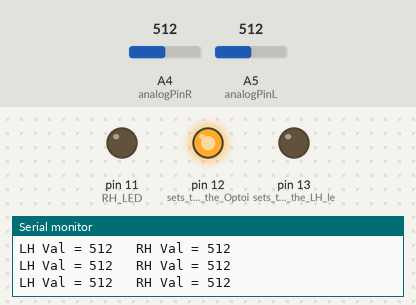
Recording of a sketch running on a simulated Arduino Uno, built with avr-gcc and run on an emulated ATmega328P. Parts: output pins drawn as LEDs (lit = HIGH), the last lines printed to the serial monitor. The inputs (shaded band) are chosen by the test bench; at power-on: A4 (analogPinR) = 512, A5 (analogPinL) = 512.

Above: at 1.2 s.
1.3 s: A4 (analogPinR) set to 413
4.3 s: A4 (analogPinR) set to 391
At 5.1 s:
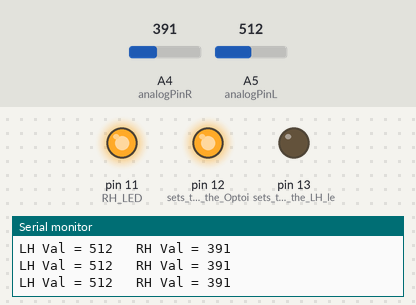
5.8 s: A5 (analogPinL) set to 406
8.8 s: A5 (analogPinL) set to 392
At 9.5 s:
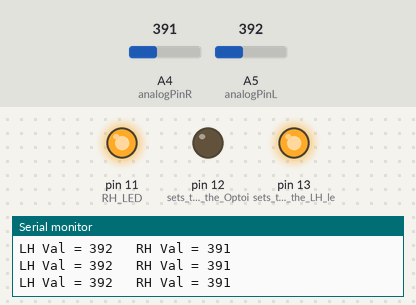
10.3 s: A4 (analogPinR) set to 1023
At 10.9 s:
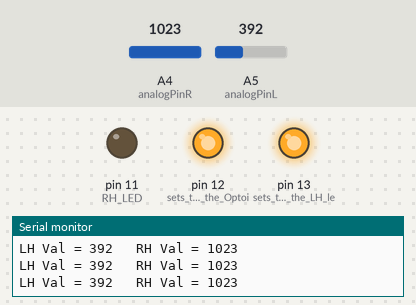
11.8 s: A5 (analogPinL) set to 410
At 13.2 s:
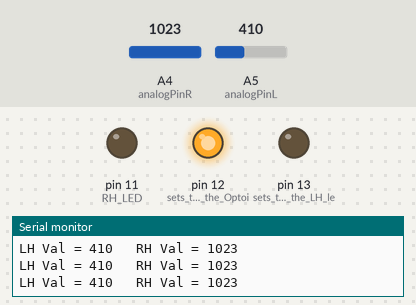
Timing chart, 0 to 14.3 s (numbered marks = the images above; inputs shaded):
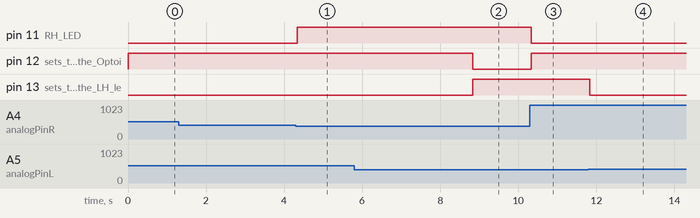

The sketch:

Capacitive_touch_test.ino
```cpp
int analogPinL = 5;  // one side of copper tape connected to anolog pin 5 other side connected to ground
int analogPinR = 4;
                       // outside leads to ground and +5V

int valL = 0;           // variable to store the value read
int valR = 0;


void setup()

{

  Serial.begin(9600);          //  setup serial
  pinMode(13, OUTPUT);          //sets the pin of the LH led
  pinMode(11, OUTPUT);          //RH LED
  pinMode(12, OUTPUT);        //sets the pin of the Optoisolator
digitalWrite(13, LOW);
digitalWrite(11, LOW);
digitalWrite(12, LOW);

}


void loop()

{

  valL = analogRead(analogPinL);    // read the input pin
  valR = analogRead(analogPinR);

  Serial.print("LH Val = ");
  Serial.print(valL);             // debug value
    Serial.print("   RH Val = ");
  Serial.println(valR);

  if ((valL < 400) && (valR > 400)) //LH down RH Up
{
  digitalWrite(13, HIGH);
  digitalWrite(12, HIGH);
  digitalWrite(11, LOW);
}


  if ((valL > 400) && (valR < 400))  //LH up RH Down
{
  digitalWrite(13, LOW);
  digitalWrite(12, HIGH);
  digitalWrite(11, HIGH);
}


  if ((valL > 400) && (valR > 400))   //LH & RH Up
{
  digitalWrite(13, LOW);
  digitalWrite(12, HIGH);
  digitalWrite(11, LOW);
}


  if ((valL < 400) && (valR < 400))
{
  digitalWrite(13, HIGH);
  digitalWrite(12, LOW);
  digitalWrite(11, HIGH);
}


}
```

Measured:
- the behaviour switches between 400 and 399 on A4 (analogPinR) (found by bisection; images 0 and 1)
- the behaviour switches between 400 and 399 on A5 (analogPinL) (found by bisection; images 1 and 2)
- after the input at 4.3 s, pin 11 (RH_LED): LOW → HIGH at once
- after the input at 8.8 s, pin 12 (sets_the_pin_of_the_Optoi): HIGH → LOW at once; pin 13 (sets_the_pin_of_the_LH_le): LOW → HIGH at once
- after the input at 10.3 s, pin 11 (RH_LED): HIGH → LOW at once; pin 12 (sets_the_pin_of_the_Optoi): LOW → HIGH at once
- after the input at 11.8 s, pin 13 (sets_the_pin_of_the_LH_le): HIGH → LOW at once
